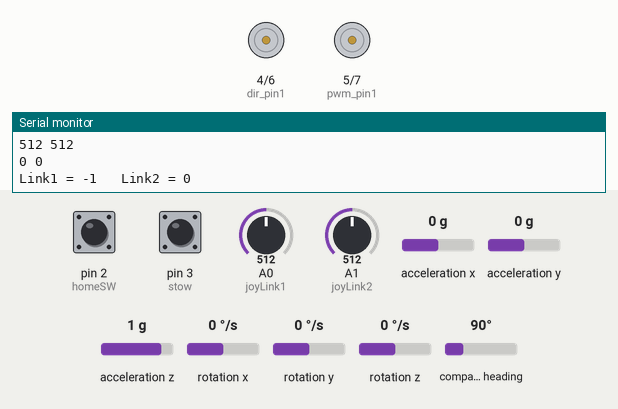
Recording of a sketch running on a simulated Arduino Uno, built with avr-gcc and run on an emulated ATmega328P. Parts: motor-driver pin pairs drawn as motors (green arrow = first pin HIGH = forward, orange = second pin HIGH = backward, longer = more drive), the last lines printed to the serial monitor. Wiring (inferred from the names in the program): MPU-6050 motion sensor at I2C address 0x68. The inputs (shaded band) are chosen by the test bench; at power-on: A0 (joyLink1) = 512, pin 2 (homeSW) HIGH, A1 (joyLink2) = 512, pin 3 (stow) HIGH, acceleration x 0 g, acceleration y 0 g, acceleration z 1 g, rotation x 0 °/s, rotation y 0 °/s, rotation z 0 °/s, compass heading 90°.

Above: at 1.8 s.
1.9 s: A0 (joyLink1) set to 493
3.4 s: A0 (joyLink1) set to 458
At 5.2 s:
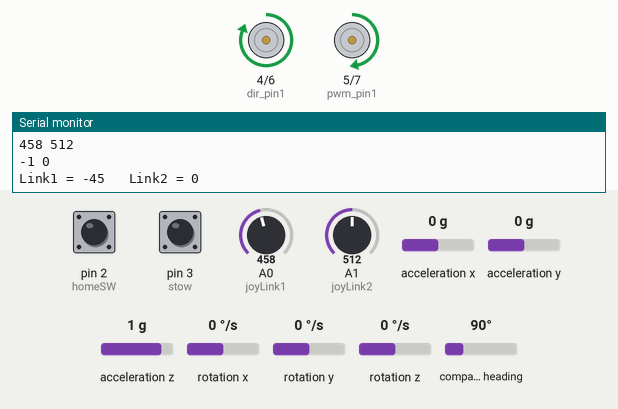
5.9 s: pin 2 (homeSW) pulled LOW for 0.15 s
At 6.7 s:
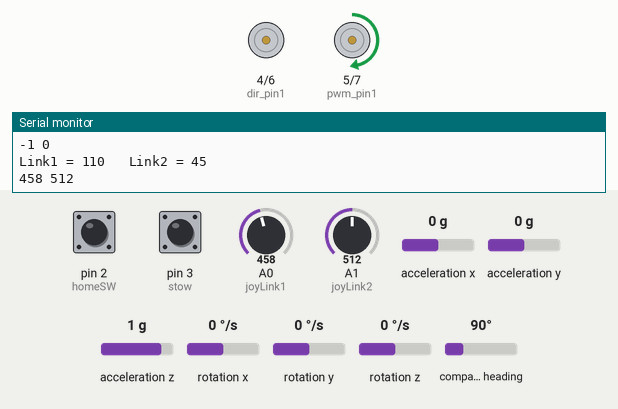
9.0 s: A1 (joyLink2) set to 485
12.0 s: A1 (joyLink2) set to 450
At 14.3 s:
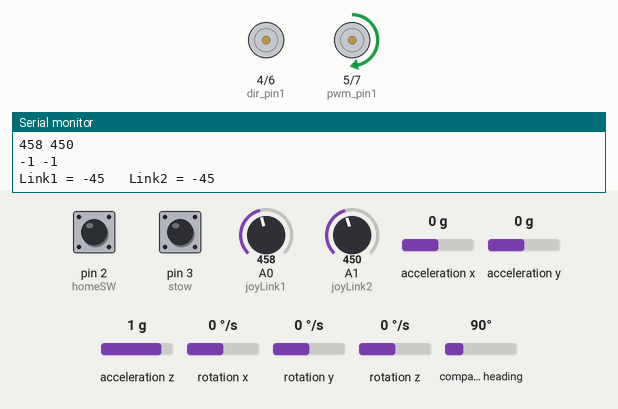
14.6 s: pin 3 (stow) pulled LOW for 3.2 s
At 14.9 s:
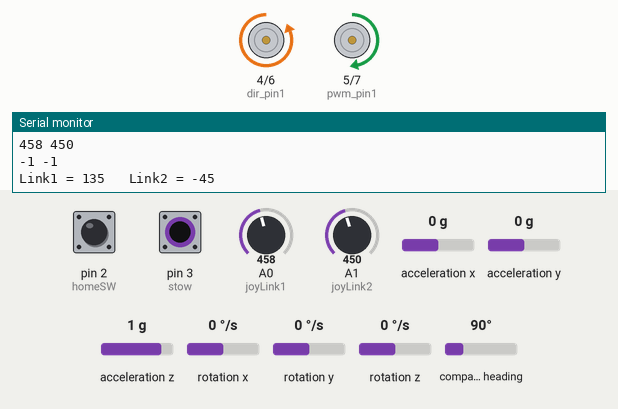
Timing chart, 0 to 21.8 s (numbered marks = the images above; inputs shaded):
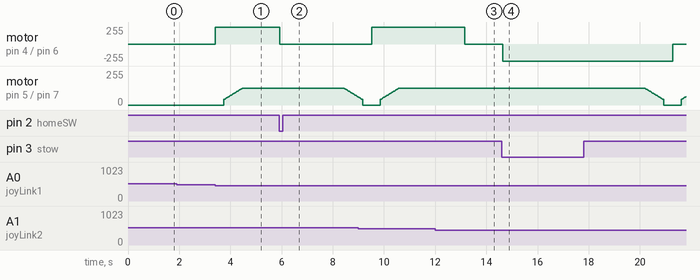

Measured:
- the behaviour switches between 477 and 476 on A0 (joyLink1) (found by bisection; images 0 and 1)
- after the input at 3.4 s, motor on pin 4 (dir_pin1) / pin 6 (dir_pin2): stopped → forward 255/255 at once; motor on pin 5 (pwm_pin1) / pin 7 (pwm_pin2): moves from stopped to forward 125/255 over 0.71 s, starting after 0.34 s
- after the input at 5.9 s, motor on pin 4 (dir_pin1) / pin 6 (dir_pin2): forward 255/255 → stopped at once; motor on pin 5 (pwm_pin1) / pin 7 (pwm_pin2): moves from forward 125/255 to forward 60/255 over 0.53 s, starting after 2.6 s
- after the input at 12.0 s, motor on pin 4 (dir_pin1) / pin 6 (dir_pin2): forward 255/255 → stopped after 1.2 s
- after the input at 14.6 s, motor on pin 4 (dir_pin1) / pin 6 (dir_pin2): stopped → backward 255/255 at once, → stopped 6.6 s later

The sketch:

FK_with_2_IMU_link_PID_.ino
```cpp
#include <Wire.h>

//---BNO055---
#include <Adafruit_Sensor.h>
#include <Adafruit_BNO055.h>
#include <utility/imumaths.h>
#define BNO055_SAMPLE_DELAY  100
Adafruit_BNO055 bno = Adafruit_BNO055(55,0x28);

//---MPU6050---
const int MPU_addr=0x68;
int16_t AcX,AcY,AcZ,Tmp,GyX,GyY,GyZ;
int minVal=265;
int maxVal=402;
double x;
double y;
double z;

//---JOYSTICK--
const int joyLink1 = A0;
const int joyLink2 = A1;
const byte homeSW = 2;
const byte stow = 3;

//---ARDUINO_PIN_CONFIG---
#define dir_pin1 4
#define pwm_pin1 5
#define dir_pin2 6
#define pwm_pin2 7
int dir1 = 0;
int pwm1 = 0;
int dir2 = 0;
int pwm2 = 0;
int angLink1 = 0;
int angLink2 = 0;


// DEFINE TARGET ANGLE WRT EARTH
// float target1 = 90 ;
// float target2 = 0 ;

// DEFINE TARGET JOINT ANGLES
float jointangle1 = 90;
float jointangle2 = 90;

volatile int target1 ; //jointangle1;
volatile int target2 ;  //jointangle1 - jointangle2;

void setup()
{
  Serial.begin(115200);
  Serial.println("Orientation Sensor Test");
  Serial.println("");

  //---BNO055---
  setBNO055();
  delay(500);

  //---MPU6050---
  setMPU();
  delay(100);

  target1 = yMPU();
  target2 = yBNO055();


  pinMode(dir_pin1, OUTPUT);
  pinMode(pwm_pin1, OUTPUT);
  pinMode(dir_pin2, OUTPUT);
  pinMode(pwm_pin2, OUTPUT);
  pinMode(homeSW, INPUT_PULLUP);
  attachInterrupt(digitalPinToInterrupt(homeSW), Home, LOW);
  pinMode(stow, INPUT_PULLUP);
  attachInterrupt(digitalPinToInterrupt(stow), Stow, LOW);

}

void loop()
{
  //---BNO055---
  float pitch2 = yBNO055();
  delay(10);

  //---MPU6059---
  float pitch1=yMPU();
  delay(10);

//  angLink1 = analogRead(joyLink1);
//  angLink2 = analogRead(joyLink2);
//  int target1 = map(angLink1, 0, 1023,-45, 135);
//  int target2 = map(angLink2, 0, 1023, -105, 105);

  angLink1 = analogRead(joyLink1);
  angLink2 = analogRead(joyLink2);
  Serial.print(angLink1);
  Serial.print(" ");
  Serial.println(angLink2);
  angLink1 = map(angLink1+10, 100, 1023-150, -5, 5);
  angLink2 = map(angLink2+20, 100, 1023-150, -5, 5);
  Serial.print(angLink1);
  Serial.print(" ");
  Serial.println(angLink2);
  Serial.println();


//  angLink1 = map(angLink1, 0, (1022/2)-50,-3, 0);
//  angLink1 = map(angLink1, (1022/2)+50, 1023,0, 3);
//  angLink2 = map(angLink2, 0, (1022/2)-50,-3, 0);
//  angLink2 = map(angLink2, (1022/2)+50, 1023,0, 3);

  target1+=angLink1;

  target2+=angLink2;

  if(target1>=135)
  {
    target1=135;
  }
  if(target1<=-45)
  {
    target1=-45;
  }

  if(target2>=105)
  {
    target2=105;
  }
  if(target2<=-105)
  {
    target2=-105;
  }

  Serial.print("Link1 = ");
  Serial.print(target1);
  Serial.print("\t Link2 = ");
  Serial.println(target2);

  PID(target1,pitch1,&pwm1,&dir1);
  if(pwm1 > 125)
    {
     pwm1 = 125 ;
    }
  PID(target2,pitch2,&pwm2,&dir2);
  if(pwm2 > 125)
    {
     pwm2 = 125;
    }

    if(pwm1 < 40)
    {
     pwm1 = 0;
    }
    if(pwm2 < 25)
    {
     pwm2 = 0;
    }
  digitalWrite(dir_pin1, dir1);
//  if(pitch1==-134)
//  {
//    pwm1=0;
//  }
  analogWrite(pwm_pin1, pwm1);
  digitalWrite(dir_pin2, dir2);
  analogWrite(pwm_pin2, pwm2);

  //SerialDisplay(pitch1,pitch2,dir1,pwm1,dir2,pwm2);


}


void PID(int target, int pitch, int* pwm, int* dir)
{
    // DEFINE PID CONSTANTS
    float kp = 3;
    float ki = 0.0000;
    float kd = 0.0000;

    float error = 0;
    float prev_error = 0;
    float I = 0;
    float D = 0;

    // SAMPLING TIME
    float dt = 0.002;

//    unsigned int time = 0;
//  time = micros();
//
//  int angle = 0;
//  while(angle < 180)
//    Serial.println(sin(angle++/57.295));
//
//
//  time = micros() - time;
//
//  Serial.println(time, DEC);
//  delay(1000);


    // DEFINE ERROR
    error = target - pitch;
    //Serial.println(error);
    // INTEGRAL ERROR
    I = I + (error * dt);

    // DERIAVTE ERROR
    D = (error - prev_error) / dt;

    // CONTROL SIGNAL -> PWM
    *pwm = abs(kp*error + ki*I + kd*D);

    //CAP PWM


     // HOLD PAYLOAD
     if(abs(error)<3)
    {
      *pwm = 0;

    }

    // REVERSE DIRECTION OF MOTOR WHEN CURRENT POSITION > DESIRED POSITION
    if(error > 0)
    {
      *dir = LOW;
    }

    if(error < 0)
    {
      *dir = HIGH;
    }

}

void SerialDisplay(int pitch1,int pitch2,int dir1,int pwm1,int dir2,int pwm2)
{
  Serial.print("Pitch1= ");
  Serial.print(pitch1);

  Serial.print(" |\tPitch2= ");
  Serial.print(pitch2);

  Serial.print(" |\tDIR1 = ");
  Serial.print(dir1);

  Serial.print(" |\tPWM1 = ");
  Serial.print(pwm1);

  Serial.print(" |\tDIR2 = ");
  Serial.print(dir2);

  Serial.print(" |\tPWM2 = ");
  Serial.println(pwm2);
  Serial.println("");
}
void setMPU()
{
  Wire.begin();
  Wire.beginTransmission(MPU_addr);
  Wire.write(0x6B);
  Wire.write(0);
  Wire.endTransmission(true);
  Serial.println("MPU6050 detected!!");
}

void setBNO055()
{
  if (!bno.begin())
  {
    Serial.print("Ooops, no BNO055 detected ... Check your wiring or I2C ADDR!");
    while (1);
  }
    Serial.println("BNO055 detected!!");
}

float yMPU()
{
  Wire.beginTransmission(MPU_addr);
  Wire.write(0x3B);
  Wire.endTransmission(false);
  Wire.requestFrom(MPU_addr,14,true);
  AcX=Wire.read()<<8|Wire.read();
  AcY=Wire.read()<<8|Wire.read();
  AcZ=Wire.read()<<8|Wire.read();
  int xAng = map(AcX,minVal,maxVal,-90,90);
  int yAng = map(AcY,minVal,maxVal,-90,90);
  int zAng = map(AcZ,minVal,maxVal,-90,90);

  y= RAD_TO_DEG * (atan2(-xAng, -zAng)+PI);

  if(y>180)
  {
    y=y-360;
  }
  return y;
}

float yBNO055()
{
  sensors_event_t orientationData;
  bno.getEvent(&orientationData, Adafruit_BNO055::VECTOR_EULER);
  float y = orientationData.orientation.z;

  return(y);
}

void Home() {
  target1 = 135;
  target2 = 45;
}
void Stow() {
  target1 = 135;
  target2 = -45;
}
```
